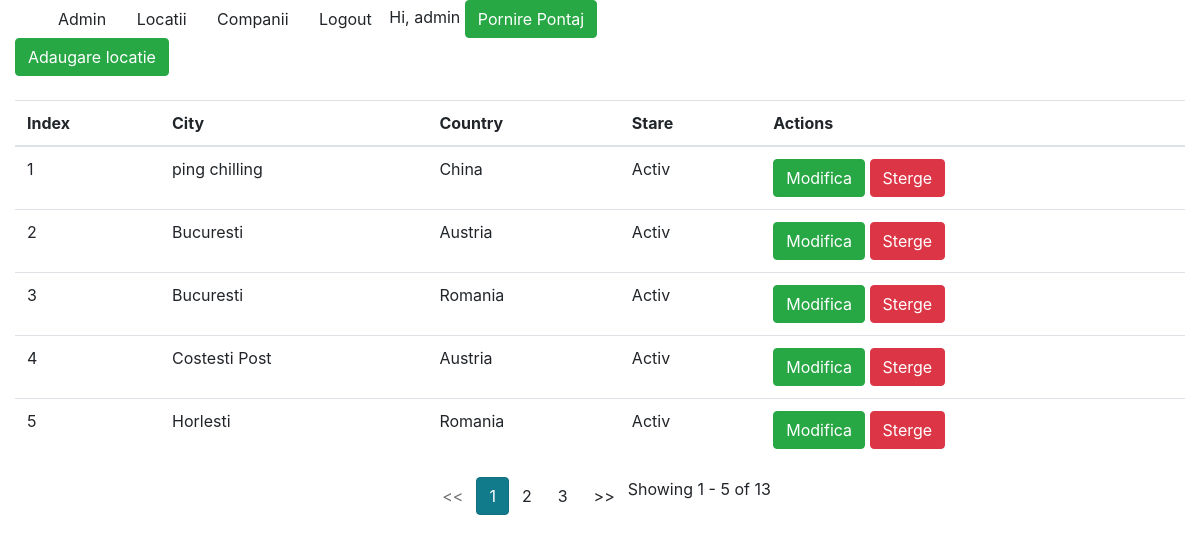
The page /locations/ (signed in) on the database its author committed.
### aplicatie1/models.py (models this page shows, shortened)
class Locations(models.Model):      # numele de clasa are Litera mare
    city = models.CharField(max_length=100)
    country = models.CharField(max_length=150)
    active = models.BooleanField(default=1)

### aplicatie1/views.py (the view)
# urls.py: path('', views.LocationsView.as_view(), name='lista_locatii'),  #url gol care prea ruta principala (in cazul nostru "locations/")
class LocationsView(LoginRequiredMixin, ListView):
    model = Locations
    template_name = 'aplicatie1/locations_index.html'
    paginate_by = 5

### proiect/context_processors.py (called while the page is built)
def is_ready_to_work(request):
    if request.user.is_authenticated:
        if Pontaj.objects.filter(user_id=request.user.id, end_date=None).exists():
            return {'ready_to_work':False}
        return {'ready_to_work':True}
    return {}

### templates/aplicatie1/locations_index.html
{% extends 'base.html' %}
{% block content %}
    <a href="{% url  'locations:Adauga' %}" class="btn btn-success">Adaugare locatie</a>
    <br>
    <br>
    <table class="table">
        <thead>
            <tr>
                <th>Index</th>
                <th>City</th>
                <th>Country</th>
                <th>Stare</th>
                <th>Actions</th>
            </tr>
        </thead>
        <tbody>
            {% for item in locations_list %}
                <tr>
                    <td>{{ forloop.counter0 | add:page_obj.start_index}}</td>
                    <td>{{ item.city }}</td>
                    <td>{{ item.country }}</td>
                    <td>
                        {% if item.active == 1 %}
                            <span>Activ</span>
                        {% else %}
                            <span>Inactiv</span>
                        {% endif %}
                    </td>
                    <td>
                        <a href="{% url 'locations:Modifica' item.id %}" class="btn btn-success">Modifica</a>
                        {% if item.active == 1 %}
                        <a href="{% url 'locations:Sterge' item.id %}" class="btn btn-danger">Sterge</a>
                        {% else %}
                        <a href="{% url 'locations:Activeaza' item.id %}" class="btn btn-info">Activeaza</a>
                        {% endif %}
                    </td>
                </tr>
            {% endfor %}
        </tbody>
    </table>
    <div class="d-flex justify-content-center">
    {% if is_paginated %}
        <ul class="pagination">
            {% if page_obj.has_previous %}
                <li><a class="btn" href="?page={{ page_obj.previous_page_number }}"><<</a></li>
            {% else %}
                <li class="disabled btn"><span><<</span></li>
            {% endif %}
            {% for i in paginator.page_range %}
                {% if page_obj.number == i %}
                    <li class="active btn btn-info"><span>{{ i }}<span class="sr-only">(curent)</span></span></li>
                {% else %}
                    <li><a class="btn" href="?page={{ i }}">{{ i }}</a></li>
                {% endif %}
            {% endfor %}
            {% if page_obj.has_next %}
                <li><a class="btn" href="?page={{ page_obj.next_page_number }}">>></a></li>
            {% else %}
                <li class="disabled btn"><span>>></span></li>
            {% endif %}
        <span class="align-right">Showing {{ page_obj.start_index }} - {{ page_obj.end_index }} of {{ page_obj.paginator.count }}</span>
        </ul>
    {% endif %}
    </div>
{% endblock %}

### templates/base.html
<html>
<head>
    <link rel="stylesheet" href="https://stackpath.bootstrapcdn.com/bootstrap/4.4.1/css/bootstrap.min.css">
</head>
<body>
<div class="container">
    <div class="row">
        <div class="col-md-12">
            <nav>
                <a class="btn" href="/admin/">Admin</a>
                {% if request.user.is_authenticated %}
                    <a class="btn" href="{% url 'locations:lista_locatii' %}">Locatii</a>
                    <a class="btn" href="{% url 'companies:lista_companii' %}">Companii</a>
                    <a class="btn" href="{% url 'logout' %}">Logout</a>
                    <span>Hi, {{ request.user.username | lower }}</span>
                    {% if ready_to_work is False %}
                    <a href="{% url 'userprofile:stop_pontaj' %}" class="btn btn-success">Oprire Pontaj</a>
                    {% else %}
                    <a href="{% url 'userprofile:start_pontaj' %}" class="btn btn-success">Pornire Pontaj</a>
                    {% endif %}
                {% endif %}
            </nav>
        </div>
    </div>
</div>
<div class="col-md-12">
    {% block content %}
    {% endblock %}
</div>
</body>
</html>

### rows shown on the page
Locations: city "ping chilling", country "China", active "Activ"
Locations: city "Bucuresti", country "Austria", active "Activ"
Locations: city "Bucuresti", country "Romania", active "Activ"
Locations: city "Costesti Post", country "Austria", active "Activ"
Locations: city "Horlesti", country "Romania", active "Activ"

### other values the page prints
{{ request.user.username | lower }} "admin"
{{ i }} "1"
{{ i }} "2" "3"
{{ page_obj.start_index }} "1"
{{ page_obj.end_index }} "5"
{{ page_obj.paginator.count }} "13"
